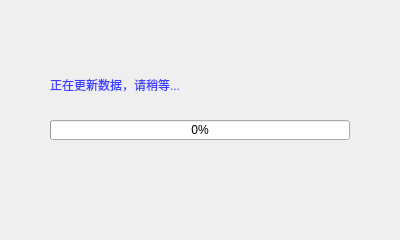
<?xml version="1.0" encoding="UTF-8"?>
<ui version="4.0">
 <class>Dialog</class>
 <widget class="QDialog" name="Dialog">
  <property name="geometry">
   <rect>
    <x>0</x>
    <y>0</y>
    <width>400</width>
    <height>240</height>
   </rect>
  </property>
  <property name="minimumSize">
   <size>
    <width>400</width>
    <height>240</height>
   </size>
  </property>
  <property name="maximumSize">
   <size>
    <width>400</width>
    <height>240</height>
   </size>
  </property>
  <property name="windowTitle">
   <string>Dialog</string>
  </property>
  <widget class="QProgressBar" name="progressBar">
   <property name="geometry">
    <rect>
     <x>50</x>
     <y>120</y>
     <width>300</width>
     <height>20</height>
    </rect>
   </property>
   <property name="value">
    <number>0</number>
   </property>
  </widget>
  <widget class="QLabel" name="label">
   <property name="geometry">
    <rect>
     <x>50</x>
     <y>70</y>
     <width>300</width>
     <height>30</height>
    </rect>
   </property>
   <property name="styleSheet">
    <string notr="true">font: 14pt &quot;微软雅黑&quot;;
color: rgb(57, 61, 255);</string>
   </property>
   <property name="text">
    <string>正在更新数据，请稍等...</string>
   </property>
  </widget>
 </widget>
 <resources/>
 <connections/>
</ui>
